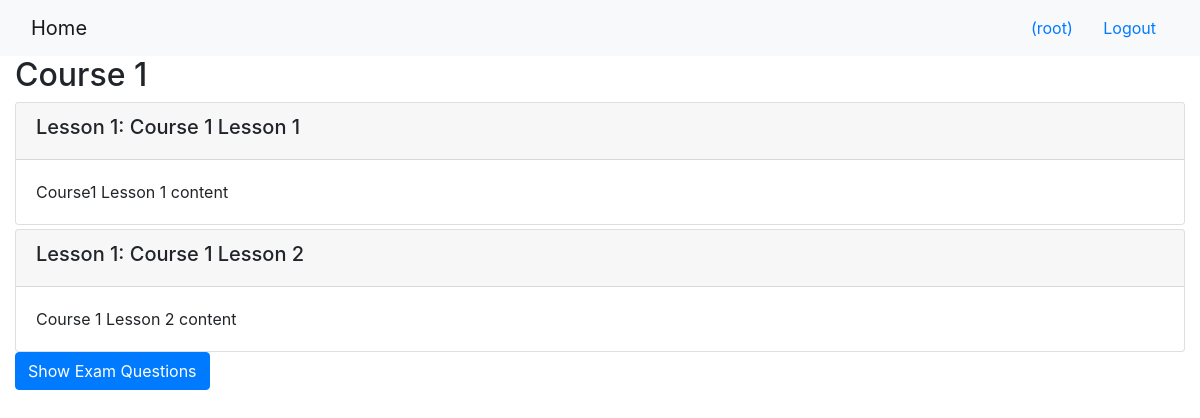
/onlinecourse/1/ (signed in), run on an earlier commit of the app's database.
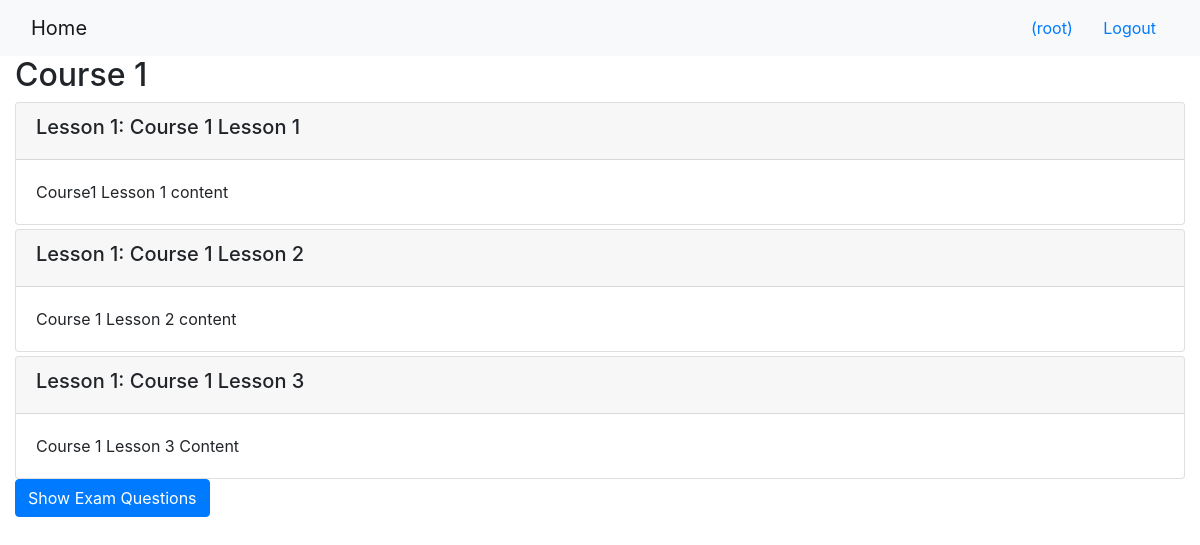
And on a later commit of the database.
### onlinecourse/models.py (models this page shows)
class Lesson(models.Model):
    title = models.CharField(max_length=200, default="title")
    order = models.IntegerField(default=0)
    course = models.ForeignKey(Course, on_delete=models.CASCADE)
    content = models.TextField()

### onlinecourse/views.py (the view)
# urls.py: path('<int:pk>/', views.CourseDetailView.as_view(), name='course_details'),
class CourseDetailView(generic.DetailView):
    model = Course
    template_name = 'onlinecourse/course_detail_bootstrap.html'

### onlinecourse/templates/onlinecourse/course_detail_bootstrap.html (shortened to what this page needs)
<!DOCTYPE html>
<html lang="en">
<head>
     {% load static %}
    <link rel="stylesheet" href="https://maxcdn.bootstrapcdn.com/bootstrap/4.5.2/css/bootstrap.min.css">
</head>
<body>
    <nav class="navbar navbar-light bg-light">
        <div class="container-fluid">
            <div class="navbar-header">
                  <a class="navbar-brand" href="{% url 'onlinecourse:index' %}">Home</a>
            </div>
            <ul class="nav navbar-nav navbar-right">
                {% if user.is_authenticated %}
                <li>
                    <a class="btn btn-link" href="#">{{ user.first_name }}({{ user.username }})</a>
                    <a class="btn btn-link" href="{% url 'onlinecourse:logout' %}">Logout</a>
                </li>
                {% endif %}
            </ul>
        </div>
    </nav>
    <div class="container-fluid">
            <h2>{{ course.name }}</h2>
            <div class="card-columns-vertical">
                {% for lesson in course.lesson_set.all %}
                    <div class="card mt-1">
                        <div class="card-header"><h5>Lesson {{lesson.order|add:1}}: {{lesson.title}}</h5></div>
                        <div class="card-body">{{lesson.content}}</div>
                    </div>
                {% endfor %}
            </div>
            {% if user.is_authenticated %}
            <button type="button" class="btn btn-primary" data-toggle="collapse" data-target="#exam">Show Exam Questions</button>
            {% endif %}
    </div>
</body>
</html>

What changed in the data, as far as the page shows it:
added Lesson: order|add "1", title "Course 1 Lesson 3", content "Course 1 Lesson 3 Content"
